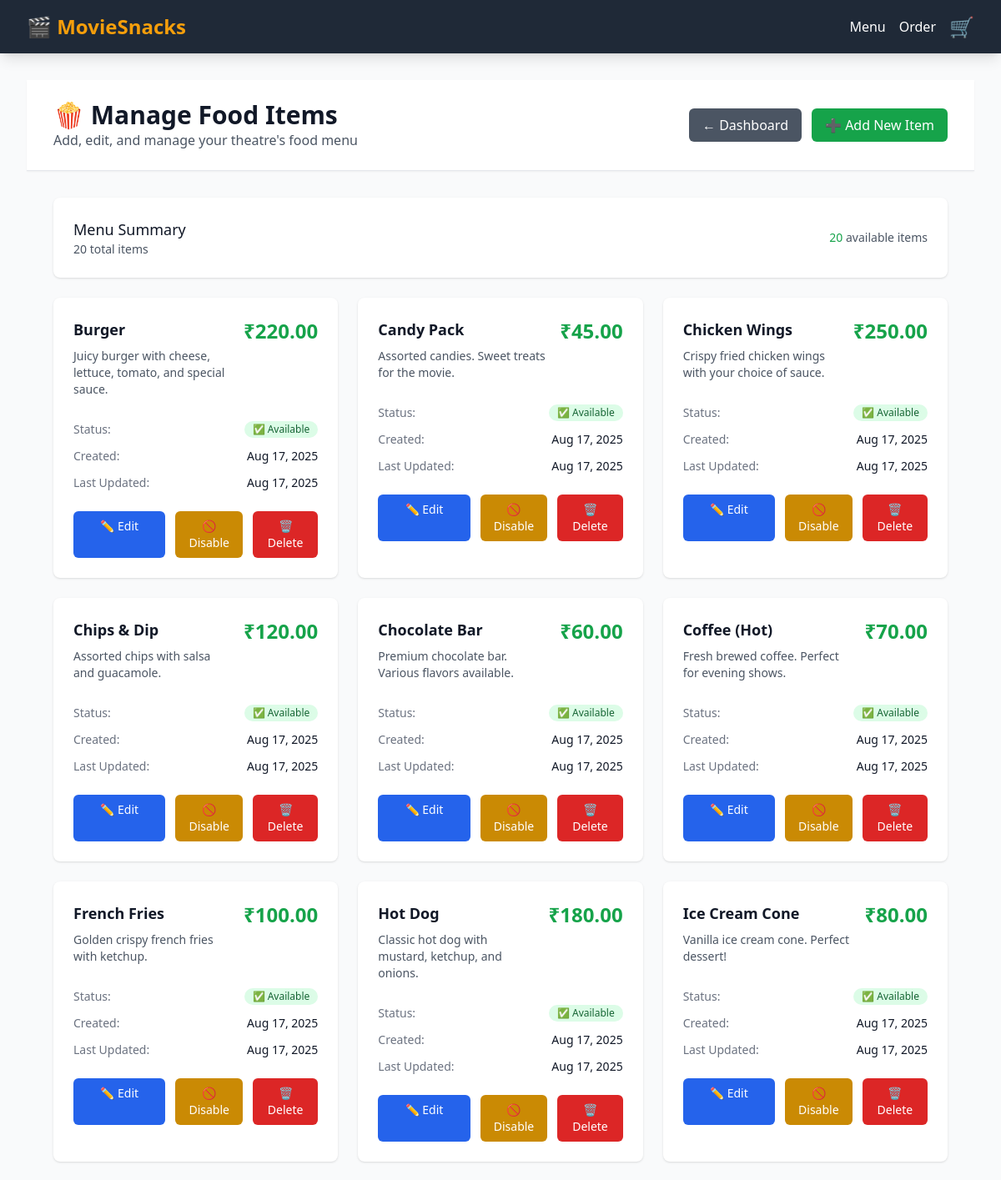
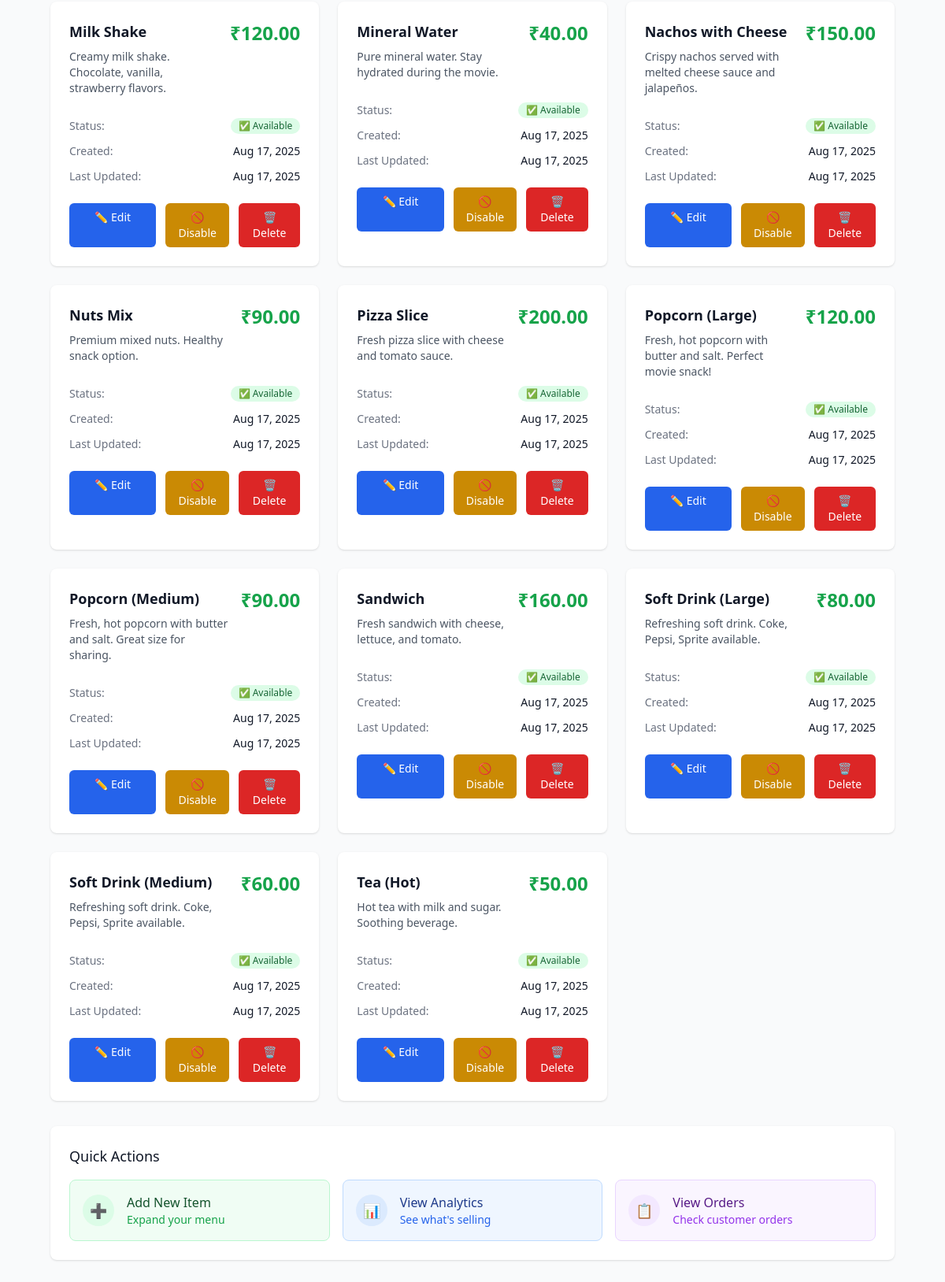
The app's page /owner/food-items/ (signed in) with its own data (2 pictures, top to bottom).
### food_booking/models.py (models this page shows, shortened)
class FoodItem(models.Model):
    name = models.CharField(max_length=100)
    description = models.TextField()
    price = models.DecimalField(
        max_digits=8,
        decimal_places=2,
        validators=[MinValueValidator(Decimal('0.01'))]
    )
    available = models.BooleanField(default=True)
    created_at = models.DateTimeField(auto_now_add=True)
    updated_at = models.DateTimeField(auto_now=True)
    class Meta:
        ordering = ['name']

### food_booking/owner_views.py (the view, shortened to what this page needs)
# urls.py: path('owner/food-items/', owner_views.owner_food_items, name='owner_food_items'),
@login_required
@user_passes_test(is_owner)
def owner_food_items(request):
    food_items = FoodItem.objects.all().order_by('name')
    context = {
        'food_items': food_items,
    }
    return render(request, 'food_booking/owner/food_items.html', context)

### food_booking/owner_views.py (called while the page is built)
def is_owner(user):
    return (user.is_authenticated and
            user.is_active and
            user.is_staff and
            user.is_superuser)  # Only superusers can access owner features

### templates/food_booking/owner/food_items.html (shortened to what this page needs)
{% extends 'base.html' %}
{% block content %}
<div class="min-h-screen bg-gray-50">
    <div class="bg-white shadow-sm border-b">
        <div class="max-w-7xl mx-auto px-4 sm:px-6 lg:px-8">
            <div class="flex justify-between items-center py-6">
                <div>
                    <h1 class="text-3xl font-bold text-gray-900">🍿 Manage Food Items</h1>
                    <p class="text-gray-600">Add, edit, and manage your theatre's food menu</p>
                </div>
                <div class="flex space-x-3">
                    <a href="{% url 'food_booking:owner_dashboard' %}"
                       class="bg-gray-600 hover:bg-gray-700 text-white px-4 py-2 rounded-md font-medium">
                        ← Dashboard
                    </a>
                    <a href="{% url 'food_booking:owner_add_food_item' %}"
                       class="bg-green-600 hover:bg-green-700 text-white px-4 py-2 rounded-md font-medium">
                        ➕ Add New Item
                    </a>
                </div>
            </div>
        </div>
    </div>
    <div class="max-w-7xl mx-auto px-4 sm:px-6 lg:px-8 py-8">
        <div class="bg-white rounded-lg shadow mb-6">
            <div class="p-6">
                <div class="flex items-center justify-between">
                    <div>
                        <h3 class="text-lg font-medium text-gray-900">Menu Summary</h3>
                        <p class="text-sm text-gray-600">{{ food_items|length }} total items</p>
                    </div>
                    <div class="text-right">
                        <p class="text-sm text-gray-600">
                            <span class="font-medium text-green-600">{{ food_items|length }}</span> available items
                        </p>
                    </div>
                </div>
            </div>
        </div>
        <div class="grid grid-cols-1 md:grid-cols-2 lg:grid-cols-3 gap-6">
            {% for item in food_items %}
                <div class="bg-white rounded-lg shadow hover:shadow-md transition-shadow">
                    <div class="p-6">
                        <div class="flex items-start justify-between mb-4">
                            <div class="flex-1">
                                <h3 class="text-lg font-semibold text-gray-900 mb-2">{{ item.name }}</h3>
                                <p class="text-gray-600 text-sm mb-3">{{ item.description|truncatewords:15 }}</p>
                            </div>
                            <div class="ml-4">
                                <span class="text-2xl font-bold text-green-600">₹{{ item.price|floatformat:2 }}</span>
                            </div>
                        </div>
                        <div class="space-y-3 mb-6">
                            <div class="flex items-center justify-between">
                                <span class="text-sm text-gray-500">Status:</span>
                                {% if item.available %}
                                    <span class="inline-flex items-center px-2.5 py-0.5 rounded-full text-xs font-medium bg-green-100 text-green-800">
                                        ✅ Available
                                    </span>
                                {% else %}
                                    <span class="inline-flex items-center px-2.5 py-0.5 rounded-full text-xs font-medium bg-red-100 text-red-800">
                                        ❌ Unavailable
                                    </span>
                                {% endif %}
                            </div>
                            <div class="flex items-center justify-between">
                                <span class="text-sm text-gray-500">Created:</span>
                                <span class="text-sm text-gray-900">{{ item.created_at|date:"M d, Y" }}</span>
                            </div>
                            <div class="flex items-center justify-between">
                                <span class="text-sm text-gray-500">Last Updated:</span>
                                <span class="text-sm text-gray-900">{{ item.updated_at|date:"M d, Y" }}</span>
                            </div>
                        </div>
                        <div class="flex space-x-3">
                            <a href="{% url 'food_booking:owner_edit_food_item' item.id %}"
                               class="flex-1 bg-blue-600 hover:bg-blue-700 text-white px-4 py-2 rounded-md text-sm font-medium text-center transition-colors">
                                ✏️ Edit
                            </a>
                            <form method="post" class="flex-1">
                                <button type="submit" name="action" value="toggle_availability"
                                        class="w-full {% if item.available %}bg-yellow-600 hover:bg-yellow-700{% else %}bg-green-600 hover:bg-green-700{% endif %} text-white px-4 py-2 rounded-md text-sm font-medium transition-colors">
                                    {% if item.available %}
                                        🚫 Disable
                                    {% else %}
                                        ✅ Enable
                                    {% endif %}
                                </button>
                            </form>
                            <form method="post" class="flex-1" onsubmit="return confirm('Are you sure you want to delete {{ item.name }}? This action cannot be undone.')">
                                <button type="submit" name="action" value="delete"
                                        class="w-full bg-red-600 hover:bg-red-700 text-white px-4 py-2 rounded-md text-sm font-medium transition-colors">
                                    🗑️ Delete
                                </button>
                            </form>
                        </div>
                    </div>
                </div>
            {% endfor %}
        </div>
        {% if food_items %}
            <div class="mt-8 bg-white rounded-lg shadow">
                <div class="p-6">
                    <h3 class="text-lg font-medium text-gray-900 mb-4">Quick Actions</h3>
                    <div class="grid grid-cols-1 md:grid-cols-3 gap-4">
                        <a href="{% url 'food_booking:owner_add_food_item' %}"
                           class="flex items-center p-4 bg-green-50 border border-green-200 rounded-lg hover:bg-green-100 transition-colors">
                            <div class="w-10 h-10 bg-green-100 rounded-full flex items-center justify-center mr-4">
                                <span class="text-green-600 text-lg">➕</span>
                            </div>
                            <div>
                                <p class="font-medium text-green-900">Add New Item</p>
                                <p class="text-sm text-green-600">Expand your menu</p>
                            </div>
                        </a>
                        <a href="{% url 'food_booking:owner_analytics' %}"
                           class="flex items-center p-4 bg-blue-50 border border-blue-200 rounded-lg hover:bg-blue-100 transition-colors">
                            <div class="w-10 h-10 bg-blue-100 rounded-full flex items-center justify-center mr-4">
                                <span class="text-blue-600 text-lg">📊</span>
                            </div>
                            <div>
                                <p class="font-medium text-blue-900">View Analytics</p>
                                <p class="text-sm text-blue-600">See what's selling</p>
                            </div>
                        </a>
                        <a href="{% url 'food_booking:owner_orders' %}"
                           class="flex items-center p-4 bg-purple-50 border border-purple-200 rounded-lg hover:bg-purple-100 transition-colors">
                            <div class="w-10 h-10 bg-purple-100 rounded-full flex items-center justify-center mr-4">
                                <span class="text-purple-600 text-lg">📋</span>
                            </div>
                            <div>
                                <p class="font-medium text-purple-900">View Orders</p>
                                <p class="text-sm text-purple-600">Check customer orders</p>
                            </div>
                        </a>
                    </div>
                </div>
            </div>
        {% endif %}
    </div>
</div>
{% endblock %}

### records on screen
FoodItem: name "Burger", description "Juicy burger with cheese, lettuce, tomato, and special sauce.", price "220.00", available "✅ Available", created_at "Aug 17, 2025", updated_at "Aug 17, 2025"
FoodItem: name "Candy Pack", description "Assorted candies. Sweet treats for the movie.", price "45.00", available "✅ Available", created_at "Aug 17, 2025", updated_at "Aug 17, 2025"
FoodItem: name "Chicken Wings", description "Crispy fried chicken wings with your choice of sauce.", price "250.00", available "✅ Available", created_at "Aug 17, 2025", updated_at "Aug 17, 2025"
FoodItem: name "Chips & Dip", description "Assorted chips with salsa and guacamole.", price "120.00", available "✅ Available", created_at "Aug 17, 2025", updated_at "Aug 17, 2025"
FoodItem: name "Chocolate Bar", description "Premium chocolate bar. Various flavors available.", price "60.00", available "✅ Available", created_at "Aug 17, 2025", updated_at "Aug 17, 2025"
FoodItem: name "Coffee (Hot)", description "Fresh brewed coffee. Perfect for evening shows.", price "70.00", available "✅ Available", created_at "Aug 17, 2025", updated_at "Aug 17, 2025"
FoodItem: name "French Fries", description "Golden crispy french fries with ketchup.", price "100.00", available "✅ Available", created_at "Aug 17, 2025", updated_at "Aug 17, 2025"
FoodItem: name "Hot Dog", description "Classic hot dog with mustard, ketchup, and onions.", price "180.00", available "✅ Available", created_at "Aug 17, 2025", updated_at "Aug 17, 2025"
FoodItem: name "Ice Cream Cone", description "Vanilla ice cream cone. Perfect dessert!", price "80.00", available "✅ Available", created_at "Aug 17, 2025", updated_at "Aug 17, 2025"
FoodItem: name "Milk Shake", description "Creamy milk shake. Chocolate, vanilla, strawberry flavors.", price "120.00", available "✅ Available", created_at "Aug 17, 2025", updated_at "Aug 17, 2025"
FoodItem: name "Mineral Water", description "Pure mineral water. Stay hydrated during the movie.", price "40.00", available "✅ Available", created_at "Aug 17, 2025", updated_at "Aug 17, 2025"
FoodItem: name "Nachos with Cheese", description "Crispy nachos served with melted cheese sauce and jalapeños.", price "150.00", available "✅ Available", created_at "Aug 17, 2025", updated_at "Aug 17, 2025"
FoodItem: name "Nuts Mix", description "Premium mixed nuts. Healthy snack option.", price "90.00", available "✅ Available", created_at "Aug 17, 2025", updated_at "Aug 17, 2025"
FoodItem: name "Pizza Slice", description "Fresh pizza slice with cheese and tomato sauce.", price "200.00", available "✅ Available", created_at "Aug 17, 2025", updated_at "Aug 17, 2025"
FoodItem: name "Popcorn (Large)", description "Fresh, hot popcorn with butter and salt. Perfect movie snack!", price "120.00", available "✅ Available", created_at "Aug 17, 2025", updated_at "Aug 17, 2025"
FoodItem: name "Popcorn (Medium)", description "Fresh, hot popcorn with butter and salt. Great size for sharing.", price "90.00", available "✅ Available", created_at "Aug 17, 2025", updated_at "Aug 17, 2025"
FoodItem: name "Sandwich", description "Fresh sandwich with cheese, lettuce, and tomato.", price "160.00", available "✅ Available", created_at "Aug 17, 2025", updated_at "Aug 17, 2025"
FoodItem: name "Soft Drink (Large)", description "Refreshing soft drink. Coke, Pepsi, Sprite available.", price "80.00", available "✅ Available", created_at "Aug 17, 2025", updated_at "Aug 17, 2025"
FoodItem: name "Soft Drink (Medium)", description "Refreshing soft drink. Coke, Pepsi, Sprite available.", price "60.00", available "✅ Available", created_at "Aug 17, 2025", updated_at "Aug 17, 2025"
FoodItem: name "Tea (Hot)", description "Hot tea with milk and sugar. Soothing beverage.", price "50.00", available "✅ Available", created_at "Aug 17, 2025", updated_at "Aug 17, 2025"

### other values on screen
{{ food_items|length }} "20"
